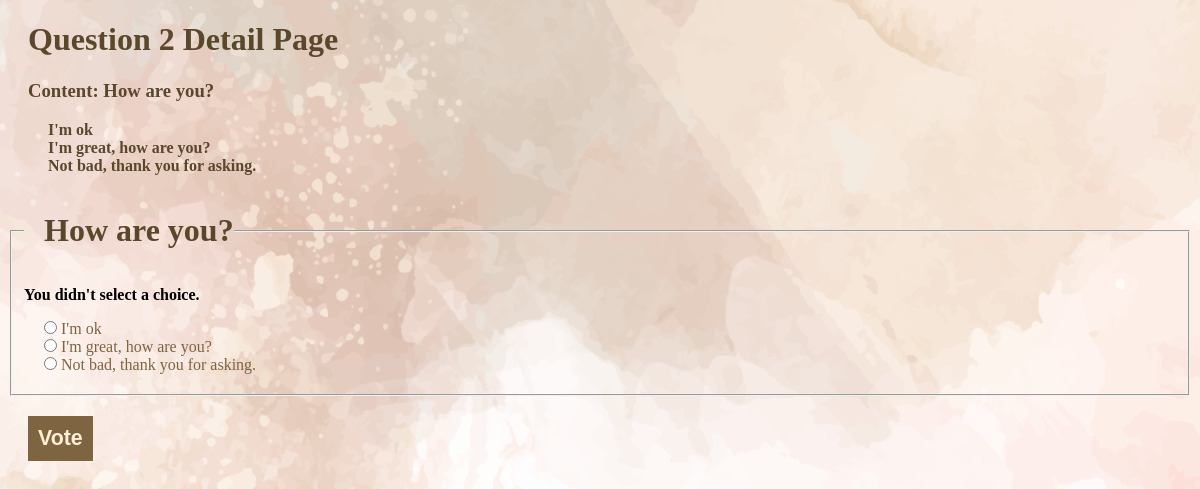
/polls/2/vote/, run on the app's committed database.
### polls/models.py (models this page shows, shortened)
class Question(models.Model):
    question_text = models.CharField(max_length=200)
    pub_date = models.DateTimeField("date published")
    def __str__(self) :
        return self.question_text

class Choice(models.Model):
    question = models.ForeignKey(Question, on_delete=models.CASCADE)
    choice_text = models.CharField(max_length=200)
    votes = models.IntegerField(default=0)

### polls/views.py (the view)
# urls.py: path("<int:question_id>/vote/", views.vote, name="vote")
def vote(request, question_id):
    question = get_object_or_404(Question, pk=question_id)
    try:
        selected_choice = question.choice_set.get(pk=request.POST["choice"])
    except (KeyError, Choice.DoesNotExist):
        return render(
            request,
            "polls/detail.html",
            {
                "question": question,
                "error_message": "You didn't select a choice." #this fills in the error message we put in earler
            },
        )
    else:
        selected_choice.votes=F("votes") + 1
        selected_choice.save()
        return HttpResponseRedirect(reverse("polls:results", args=(question.id,)))

### polls/templates/polls/detail.html (shortened to what this page needs)
{% load static %}
<!DOCTYPE html>
<html lang="en-US">
    <head>
        <link rel="stylesheet" href="{% static 'polls/style.css' %}">
    </head>
    <body>
        <h1>  Question {{question.id}} Detail Page</h1>
        <h3>  Content: {{ question }}</h3>
        <ul>
            {% for choice in question.choice_set.all %}
            <li>{{choice.choice_text}}</li>
            {% endfor %}
        </ul>
        <form action="{% url 'polls:vote' question.id %}" method="post">
            <fieldset>
                <legend><h1>{{ question.question_text }}</h1></legend>
                {% if error_message %}<p><strong>{{ error_message }}
                </strong></p>{% endif %}
                {% for choice in question.choice_set.all %}
                <input type="radio" class="radioChoice" name="choice" id="choice{{ forloop.counter}}" value="{{ choice.id }}">
                <label for="choice{{ forloop.counter }}"> {{choice.choice_text}} </label> <br>
                {% endfor %}
            </fieldset>
            <input type="submit"  value="Vote">
        </form>
    </body>
</html>

### polls/static/polls/style.css (style rules this page uses)
h1, h3 { margin-left: 20px; color: rgb(90, 71, 44); }
li a, label { color: rgb(126, 100, 65); font-size: 18; }
li { color: rgb(90, 71, 44); list-style: none; font-weight: bold; }
input, .voteAgain { color: papayawhip; background-color: rgb(126, 100, 65); font-weight: bold; font-size: 16pt; border: none; margin-left: 20px; margin-top: 20px; padding: 10px; }
.radioChoice { margin: 0; margin-left: 20px; padding: 0; }
fieldset { padding-top: 0px; margin-top: 0; padding-bottom: 20px; }
legend { padding: 0; margin-bottom: 0; }
body { background:white url("images/background.jpg") no-repeat; }

### data on the page
Question: id "2", question_text "How are you?"
Choice: choice_text "I'm ok"
Choice: choice_text "I'm great, how are you?"
Choice: choice_text "Not bad, thank you for asking."

### other printed values
{{ error_message }} "You didn't select a choice."
